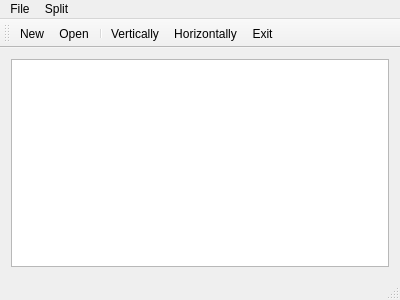
<?xml version="1.0" encoding="UTF-8"?>
<ui version="4.0">
 <class>MainWindow</class>
 <widget class="QMainWindow" name="MainWindow">
  <property name="geometry">
   <rect>
    <x>0</x>
    <y>0</y>
    <width>400</width>
    <height>300</height>
   </rect>
  </property>
  <property name="windowTitle">
   <string>MainWindow</string>
  </property>
  <widget class="QWidget" name="centralWidget">
   <layout class="QVBoxLayout" name="verticalLayout">
    <item>
     <layout class="QGridLayout" name="contentLayout">
      <item row="0" column="0">
       <widget class="QTextEdit" name="textEdit"/>
      </item>
     </layout>
    </item>
   </layout>
  </widget>
  <widget class="QMenuBar" name="menuBar">
   <property name="geometry">
    <rect>
     <x>0</x>
     <y>0</y>
     <width>400</width>
     <height>21</height>
    </rect>
   </property>
   <widget class="QMenu" name="menuFile">
    <property name="title">
     <string>File</string>
    </property>
    <addaction name="actionNew"/>
    <addaction name="actionOpen"/>
    <addaction name="actionExit"/>
   </widget>
   <widget class="QMenu" name="menuSplit">
    <property name="title">
     <string>Split</string>
    </property>
    <addaction name="actionHorizontally"/>
    <addaction name="actionVertically"/>
   </widget>
   <addaction name="menuFile"/>
   <addaction name="menuSplit"/>
  </widget>
  <widget class="QToolBar" name="mainToolBar">
   <attribute name="toolBarArea">
    <enum>TopToolBarArea</enum>
   </attribute>
   <attribute name="toolBarBreak">
    <bool>false</bool>
   </attribute>
   <addaction name="actionNew"/>
   <addaction name="actionOpen"/>
   <addaction name="separator"/>
   <addaction name="actionVertically"/>
   <addaction name="actionHorizontally"/>
   <addaction name="actionExit"/>
  </widget>
  <widget class="QStatusBar" name="statusBar"/>
  <action name="actionNew">
   <property name="icon">
    <iconset resource="resources.qrc">
     <normaloff>:/icons/img/new.png</normaloff>
     <normalon>:/images/new.png</normalon>:/icons/img/new.png</iconset>
   </property>
   <property name="text">
    <string>New</string>
   </property>
  </action>
  <action name="actionOpen">
   <property name="icon">
    <iconset resource="resources.qrc">
     <normaloff>:/icons/img/open.png</normaloff>:/icons/img/open.png</iconset>
   </property>
   <property name="text">
    <string>Open</string>
   </property>
  </action>
  <action name="actionExit">
   <property name="icon">
    <iconset resource="resources.qrc">
     <normaloff>:/icons/img/exit.png</normaloff>:/icons/img/exit.png</iconset>
   </property>
   <property name="text">
    <string>Exit</string>
   </property>
  </action>
  <action name="actionHorizontally">
   <property name="icon">
    <iconset resource="resources.qrc">
     <normaloff>:/icons/img/horizontally.png</normaloff>:/icons/img/horizontally.png</iconset>
   </property>
   <property name="text">
    <string>Horizontally</string>
   </property>
  </action>
  <action name="actionVertically">
   <property name="icon">
    <iconset resource="resources.qrc">
     <normaloff>:/icons/img/vertically.png</normaloff>:/icons/img/vertically.png</iconset>
   </property>
   <property name="text">
    <string>Vertically</string>
   </property>
  </action>
 </widget>
 <layoutdefault spacing="6" margin="11"/>
 <resources>
  <include location="resources.qrc"/>
 </resources>
 <connections/>
</ui>
